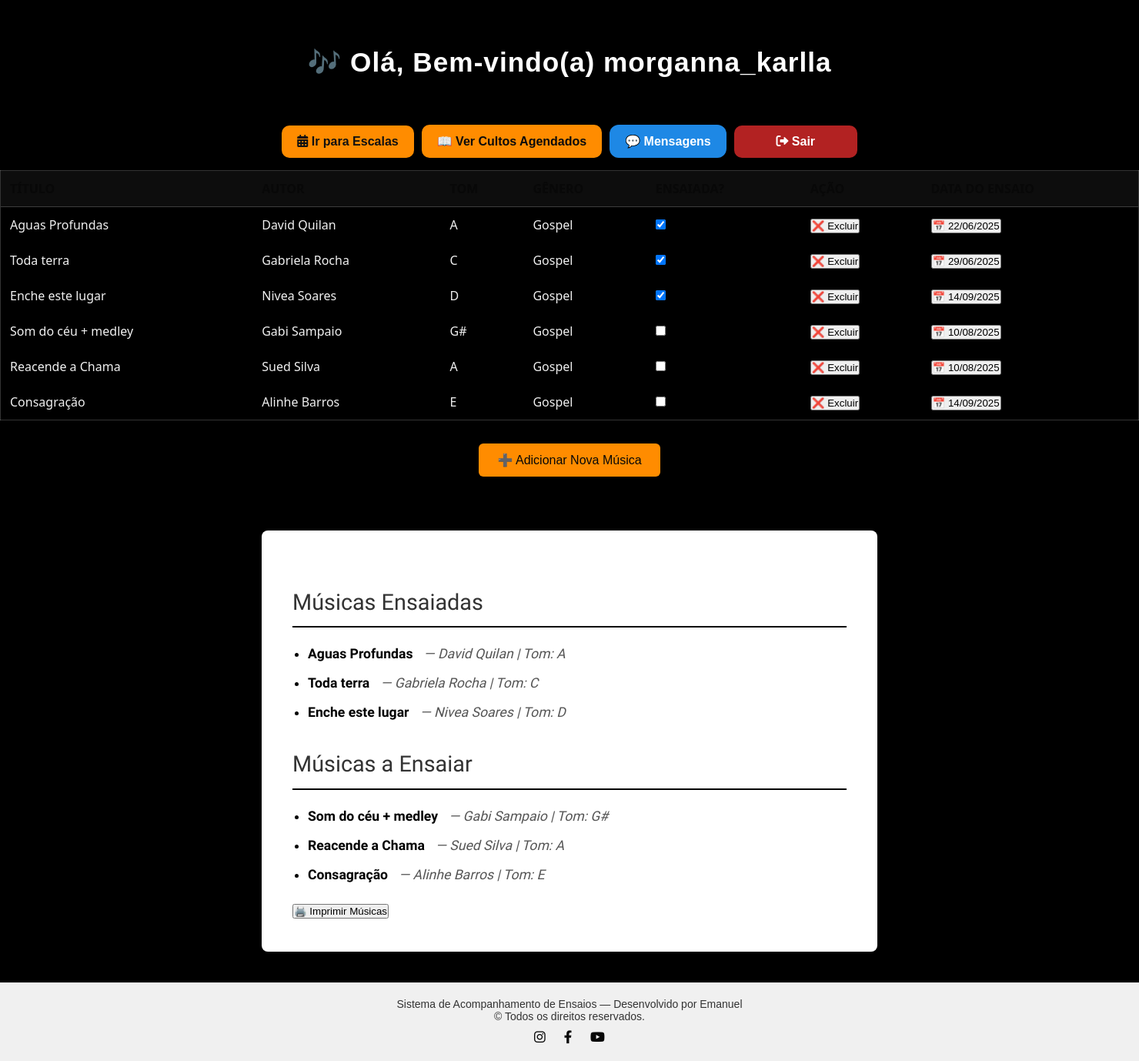
/musicas (signed in), run on the app's committed database.
### biblioteca-main/app.py (models this page shows)
class Usuario(UserMixin, db.Model):
    id = db.Column(db.Integer, primary_key=True)
    nome = db.Column(db.String(50), nullable=False)
    sobrenome = db.Column(db.String(50), nullable=False)
    telefone = db.Column(db.String(15), nullable=False)
    username = db.Column(db.String(50), unique=True, nullable=False)
    password = db.Column(db.String(128), nullable=False)
    role = db.Column(db.String(20), nullable=False, default="membro")
    pergunta_seguranca = db.Column(db.String(200), nullable=False)
    resposta_seguranca = db.Column(db.String(200), nullable=False)

class Music(db.Model):
    musica_id = db.Column(db.Integer, primary_key=True)  # 🔹 Agora chamamos a coluna corretamente!
    titulo = db.Column(db.String(100), nullable=False)
    autor = db.Column(db.String(100), nullable=False)
    genero = db.Column(db.String(50), nullable=False)
    tom = db.Column(db.String(10), nullable=False)
    usuario_id = db.Column(db.Integer, db.ForeignKey('usuario.id'))
    ensaiada = db.Column(db.Boolean, default=False)
    data_ensaio = db.Column(db.DateTime)

### biblioteca-main/app.py (the view, shortened to what this page needs)
@app.route('/musicas', methods=['GET','POST'])
@login_required
def musicas():
    musicas_lista = Music.query.all()
    return render_template('musicas.html', musicas=musicas_lista)

### biblioteca-main/app.py (called while the page is built)
@login_manager.user_loader
def load_user(user_id):
    return db.session.get(Usuario, int(user_id))  # 🔹 Usa a sessão corretamente sem `with`

### biblioteca-main/templates/musicas.html (shortened to what this page needs)
<!DOCTYPE html>
<html lang="pt-BR">
<head>
  <link rel="stylesheet" href="{{ url_for('static', filename='musicas.css') }}" />
  <link rel="stylesheet" href="https://cdnjs.cloudflare.com/ajax/libs/font-awesome/6.0.0/css/all.min.css" />
</head>
<body>
  <header>
    <h1 class="efeito-aproximacao">🎶 Olá, Bem-vindo(a) {{ current_user.username }}</h1>
  </header>
  <div class="botoes-wrapper">
    <a href="{{ url_for('escala') }}" class="botao-escala"><i class="fa-solid fa-calendar-alt"></i> Ir para Escalas</a>
    <a href="{{ url_for('cultos') }}" class="botao-ver-cultos">📖 Ver Cultos Agendados</a>
    <button id="btnAbrirMensagens" class="botao-mensagens">💬 Mensagens</button>
    <a href="{{ url_for('logout') }}" class="botao-sair"><i class="fas fa-sign-out-alt"></i> Sair</a>
  </div>
  <div id="cardMusicas">
    {% if musicas %}
      <form id="formMusicas">
        <table class="tabela">
          <thead>
            <tr>
              <th>Título</th>
              <th>Autor</th>
              <th>Tom</th>
              <th>Gênero</th>
              <th>Ensaiada?</th>
              {% if current_user.role in ["cantor", "admin"] %}
                <th>Ação</th>
                <th>Data do Ensaio</th>
              {% endif %}
            </tr>
          </thead>
          <tbody id="tabelaMusicas">
            {% for musica in musicas %}
            <tr>
              <td>{{ musica.titulo }}</td>
              <td>{{ musica.autor }}</td>
              <td>{{ musica.tom }}</td>
              <td>{{ musica.genero }}</td>
              <td>
                <input type="checkbox" name="status_{{ musica.musica_id }}" {% if musica.ensaiada %}checked{% endif %}>
              </td>
              {% if current_user.role in ["cantor", "admin"] %}
              <td>
                <form method="POST" action="{{ url_for('excluir_musica', musica_id=musica.musica_id) }}">
                  <button type="submit" class="botao-excluir">❌ Excluir</button>
                </form>
              </td>
              <td>
                <button type="button" class="btnCalendario" data-id="{{ musica.musica_id }}">
                  📅 {{ musica.data_ensaio.strftime('%d/%m/%Y') if musica.data_ensaio else '' }}
                </button>
              </td>
              {% endif %}
            </tr>
            {% endfor %}
          </tbody>
        </table>
        <div class="centraliza-botao-wrapper">
          <button id="btnAbrirModalAdicionarMusica" class="botao-adicionar-musica" type="button">
            ➕ Adicionar Nova Música
          </button>
        </div>
      </form>
      <div class="main-container">
        <h2>Músicas Ensaiadas</h2>
        <ul>
          {% for musica in musicas %}
            {% if musica.ensaiada %}
            <li>
              <strong>{{ musica.titulo }}</strong>
              <span class="info-extra">— {{ musica.autor }} | Tom: {{ musica.tom }}</span>
            </li>
            {% endif %}
          {% endfor %}
        </ul>
        <h2>Músicas a Ensaiar</h2>
        <ul>
          {% for musica in musicas %}
            {% if not musica.ensaiada %}
            <li>
              <strong>{{ musica.titulo }}</strong>
              <span class="info-extra">— {{ musica.autor }} | Tom: {{ musica.tom }}</span>
            </li>
            {% endif %}
          {% endfor %}
        </ul>
        <div style="margin-top: 20px;">
          <button onclick="imprimirMusicas()" type="button" class="botao-imprimir">🖨️ Imprimir Músicas</button>
        </div>
    {% else %}
      <p>📌 Nenhuma música cadastrada no momento.</p>
    {% endif %}
  </div>
  <footer class="rodape">
    <p>Sistema de Acompanhamento de Ensaios — Desenvolvido por Emanuel</p>
    <p>&copy; {{ current_year }} Todos os direitos reservados.</p>
    <div class="icones-sociais">
      <a href="https://www.instagram.com" target="_blank"><i class="fab fa-instagram"></i></a>
      <a href="https://www.facebook.com" target="_blank"><i class="fab fa-facebook-f"></i></a>
      <a href="https://www.youtube.com" target="_blank"><i class="fab fa-youtube"></i></a>
    </div>
  </footer>
</body>
</html>

### biblioteca-main/static/musicas.css (style rules this page uses)
* { margin: 0; padding: 0; box-sizing: border-box; }
body { font-family: 'Arial', sans-serif; color: white; height: 100vh; width: 100vw; position: relative; padding: 20px; overflow-x: hidden; display: flex; flex-direction: column; align-items: center; margin: 0; background-color: #000; }
body::before { content: ""; position: fixed; top: 0; left: 0; width: 100vw; height: 100vh; background-image: url("imagens/FUNDO1.jpg"); background-position: center center; background-repeat: no-repeat; background-size: cover; filter: blur(8px); z-index: -1; }
header { width: 150%; padding: 40px 0; text-align: center; background-color: rgba(0, 0, 0, 0.6); box-shadow: 0 0 10px rgba(0,0,0,0.3); margin-bottom: 20px; }
header h1 { font-size: 2.2rem; color: #f8f8f8; letter-spacing: 1px; text-shadow: -1px -1px 0 #000, 1px -1px 0 #000, -1px 1px 0 #000, 1px 1px 0 #000; color: #fff; font-weight: bold; }
.botao-sair { background-color: #B22222; color: white; padding: 12px 20px; border: none; border-radius: 10px; box-shadow: 0 4px 8px rgba(0,0,0,0.3); cursor: pointer; transition: background-color 0.3s ease, transform 0.2s ease; min-width: 160px; text-align: center; font-weight: bold; font-size: 1rem; }
.botao-ver-cultos { background-color: #FF8C00; color: rgb(12, 12, 12); padding: 12px 20px; border: none; border-radius: 10px; box-shadow: 0 4px 8px rgba(0,0,0,0.3); cursor: pointer; transition: background-color 0.3s ease, transform 0.2s ease; min-width: 160px; text-align: right; margin-left: auto; font-weight: bold; font-size: 1rem; }
.botoes-wrapper { display: flex; flex-wrap: wrap; gap: 10px; align-items: center; }
.botao-escala { background-color: #FF8C00; color: rgb(17, 17, 17); font-size: 1rem; padding: 12px 20px; border: none; border-radius: 10px; box-shadow: 0 4px 8px rgba(0,0,0,0.3); cursor: pointer; transition: background-color 0.3s ease, transform 0.2s ease; min-width: 160px; text-align: center; font-weight: bold; font-size: 1rem; }
.botao-mensagens { background-color: #1e88e5; color: white; padding: 12px 20px; border: none; border-radius: 12px; font-size: 16px; font-weight: bold; box-shadow: 0 4px 8px rgba(0,0,0,0.2); cursor: pointer; transition: transform 0.2s ease, background-color 0.3s ease; display: inline-flex; align-items: center; gap: 8px; }
a.botao-estilizado, a.botao-ver-cultos, a.botao-gerenciar, a.botao-escala, a.botao-sair { text-decoration: none; }
.tabela { width: 100%; border-collapse: collapse; margin-top: 2rem; background-color: transparent; border: 1px solid rgba(255,255,255,0.2); font-family: 'Segoe UI', sans-serif; color: #f0f0f0; }
.tabela thead { background-color: rgba(255,255,255,0.05); color: #080808; text-transform: uppercase; }
.tabela th { padding: 12px; text-align: left; border-bottom: 1px solid rgba(255,255,255,0.2); font-weight: bold; }
.tabela td { padding: 12px; border-bottom: 1px solid rgba }
h2 { text-align: left; }
h1 { text-align: center; color: #080808; }
.tabela { margin-top: 0; }
#formMusicas { margin-top: 1rem; }
ul { color: #000; }
.botao-adicionar-musica { background-color: #FF8C00; color: rgb(8, 8, 8); border: none; padding: 12px 24px; font-size: 16px; border-radius: 6px; cursor: pointer; transition: background-color 0.3s; margin: 30px auto; text-align: center; align-items: center; }
.centraliza-botao-wrapper { display: flex; justify-content: center; align-items: center; }
.rodape { position: relative; width: 100vw; left: 0; background-color: #f0f0f0; color: #333; padding: 20px 0; text-align: center; font-size: 14px; margin-top: 40px; box-sizing: border-box; }
.rodape .icones-sociais { margin-top: 10px; }
.rodape .icones-sociais a { color: #080808; margin: 0 10px; font-size: 1.2em; transition: color 0.3s; }
.main-container { max-width: 800px; margin: 40px auto; padding: 40px; background-color: #ffffff; box-shadow: 0 0 20px rgba(0, 0, 0, 0.1); border-radius: 8px; font-family: 'Patrick Hand', cursive; color: #333; line-height: 1.6; }
.main-container h2 { font-size: 1.8em; margin-top: 30px; position: relative; padding-bottom: 10px; font-weight: normal; }
.main-container ul { padding-left: 20px; margin-top: 10px; }
.main-container li { margin-bottom: 8px; }
.main-container h2::after { content: ''; display: block; width: 100%; height: 2px; background-color: #000; margin-top: 8px; }
.main-container li { margin-bottom: 10px; font-size: 1.1em; }
.main-container .info-extra { display: inline-block; margin-left: 10px; font-style: italic; color: #555; }

### data on the page
Usuario: username "morganna_karlla"
Music: titulo "Aguas Profundas", autor "David Quilan", tom "A", genero "Gospel", ensaiada "☑", data_ensaio "22/06/2025"
Music: titulo "Toda terra", autor "Gabriela Rocha", tom "C", genero "Gospel", ensaiada "☑", data_ensaio "29/06/2025"
Music: titulo "Enche este lugar", autor "Nivea Soares", tom "D", genero "Gospel", ensaiada "☑", data_ensaio "14/09/2025"
Music: titulo "Som do céu + medley", autor "Gabi Sampaio", tom "G#", genero "Gospel", data_ensaio "10/08/2025"
Music: titulo "Reacende a Chama", autor "Sued Silva", tom "A", genero "Gospel", data_ensaio "10/08/2025"
Music: titulo "Consagração", autor "Alinhe Barros", tom "E", genero "Gospel", data_ensaio "14/09/2025"
